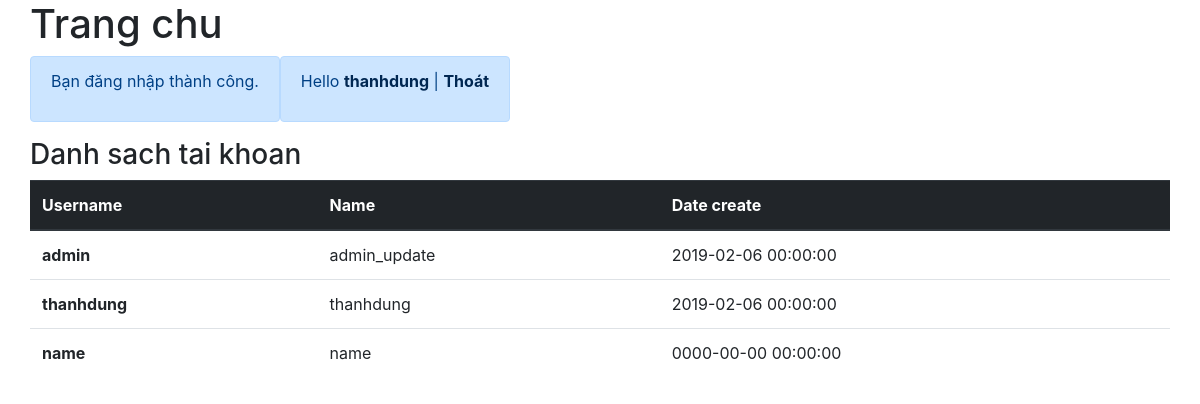
Page /index.php (signed in) on the committed database.
### tables this page shows
CREATE TABLE `users` (
  `id` int(11) NOT NULL,
  `username` varchar(255) NOT NULL,
  `password` varchar(255) NOT NULL,
  `name` varchar(255) NOT NULL,
  `joined` datetime NOT NULL,
  `group_permissions` int(11) DEFAULT '0'
);

### classes/Session.php (called while the page is built, shortened)
<?php
    class Session{
        public static function exists($name){
            return (isset($_SESSION[$name])) ? true : false;
        }
        public static function get($name){
            return $_SESSION[$name];
        }
        public static function flash($name, $string = ''){
            if(self::exists($name)){
                $session = self::get($name);
                return $session;
            }else{
                self::put($name, $string);
            }
        }
    }

### classes/Config.php (called while the page is built)
<?php
	class Config{
		public static function get($path = null){
			if ($path) {
				$config = $GLOBALS['config'];
				$path = explode('/', $path);
				foreach ($path as $value) {
					if (isset($config[$value])) {
						$config = $config[$value];
					}
				}
				return $config;
			}
		}
	}
?>

### classes/DB.php (called while the page is built, shortened)
<?php
	class DB{
		private static $_instance = null;
		private $_pdo,
				$_query,
				$_error = false,
				$_results,
				$_count = 0;
		private function __construct(){
			try{
				$this->_pdo = new PDO('mysql:host=' .Config::get('mysql/host').
										';dbname='.Config::get('mysql/db'),
													Config::get('mysql/username'),
													Config::get('mysql/password'));
			}catch(PDOException $e){
				die($e->getMessage());
			}
		}
		public static function getInstance(){
			if (!isset(self::$_instance)) {
				self::$_instance = new DB();
			}
			return self::$_instance;
		}
		public function query($sql, $params = array()){
			$this->_error = false;
			if ($this->_query = $this->_pdo->prepare($sql)) {
				$i = 1;
				if (count($params)) {
					foreach ($params as $value) {
						$this->_query->bindValue($i, $value);
						$i++;
					}
				}
				if ($this->_query->execute()) {
					$this->_results = $this->_query->fetchAll(PDO::FETCH_OBJ);
					$this->_count = $this->_query->rowCount();
				}else{
					$this->_error = true;
				}
			}
			return $this;
		}
		public function action($action, $table, $where = array()){
			if (count($where) === 3) {
				$operators = array('=', '>', '<', '>=', '<=');
				$field 		= $where[0];
				$opertor 	= $where[1];
				$value 		= $where[2];
				if (in_array($opertor, $operators)) {
					$sql = "{$action} FROM {$table} WHERE {$field} {$opertor} ?";
					if (!$this->query($sql, array($value))->error()) {
						return $this;
					}
				}
			}
			return false;
		}
		public function get($table, $where = array()){
			return $this->action('SELECT *', $table, $where);
		}
		public function hasCount(){
			return $this->_count;
		}
		public function results(){
			return $this->_results;
		}
		public function fisrt(){
			return $this->results()[0];
		}
		public function error(){
			return $this->_error;
		}
	}
?>

### classes/User.php (called while the page is built, shortened)
<?php
    class User{
        private $_db,
                $_data,
                $_sessionName,
                $_isLoggedIn;
        public function __construct($user = null){
            $this->_db = DB::getInstance();
            $this->_sessionName = Config::get('session/session_name');
            if(!$user){
                if(Session::exists($this->_sessionName)){
                    $user = Session::get($this->_sessionName);
                    if($this->find($user)){
                        $this->_isLoggedIn = true;
                    }
                }
            }else{
                $this->find($user);
            }
        }
        public function find($user = null){
            if($user){
                $field = (is_numeric($user)) ? 'id' : 'username';
                $data = $this->_db->get('users', array($field, '=', $user));
                if($data->hasCount()){
                    $this->_data = $data->fisrt();
                    return true;
                }
            }
            return false;
        }
        public function getAll(){
            return $this->_db->query('SELECT * FROM users')->results();
        }
        public function data(){
            return $this->_data;
        }
        public function isLoggedIn(){
            return $this->_isLoggedIn;
        }
    }

### functions/sanitize.php (called while the page is built)
<?php
	function escape($string){
		return htmlentities($string, ENT_QUOTES, 'UTF-8');
	}
?>

### index.php (the view, shortened to what this page needs)
<?php
    $user = new User();
?>
<!doctype html>
<html lang="en">
  <head>
    <link rel="stylesheet" href="https://maxcdn.bootstrapcdn.com/bootstrap/4.0.0/css/bootstrap.min.css">
  </head>
  <body>
    <div class="container-fluid">
        <div class="container">
            <div class="row">
                <h1>Trang chu</h1>
            </div>
            <div class="row">
                <?php if(Session::exists('login_success')) : ?>
                <div class="alert alert-primary" role="alert">
            	 <?php echo Session::flash('login_success'); ?>
                </div>
                <?php endif; ?>
                <?php if($user->isLoggedIn()) : ?>
                <div class="alert alert-primary" role="alert">
                    <p>Hello <a href="#" class="alert-link"><?php echo escape($user->data()->username); ?></a> |
                        <a href="logout.php" class="alert-link">Thoát</a>
                    </p>
                </div>
                <?php else : ?>
                <div class="alert alert-primary" role="alert">
                    <p>Bạn cần <a class="alert-link" href="login.php">đăng nhập</a> hoặc <a href="register.php" class="alert-link">đăng ký</a></p>
                </div>
                <?php endif; ?>
             </div>
             <?php if($user->isLoggedIn()) : ?>
             <div class="row">
                <h3>Danh sach tai khoan</h3>
                <table class="table table-hover">
                  <thead class="thead-dark">
                    <tr>
                      <th scope="col">Username</th>
                      <th scope="col">Name</th>
                      <th scope="col">Date create</th>
                    </tr>
                  </thead>
                  <tbody>
                  <?php
                    $user = new User();
                    $listUsers = $user->getAll();
                    foreach($listUsers as $luser) : ?>
                        <tr>
                          <th scope="row"><?php echo $luser->username; ?></th>
                          <td><?php echo $luser->name; ?></td>
                          <td><?php echo $luser->joined; ?></td>
                        </tr>
                  <?php endforeach;?>
                  </tbody>
                </table>
            </div>
            <?php endif; ?>
        </div>
    </div>
  </body>
</html>

### rows in the picture
users: username "thanhdung", name "thanhdung", joined "2019-02-06 00:00:00"
users: username "admin", name "admin_update", joined "2019-02-06 00:00:00"
users: username "name", name "name", joined "0000-00-00 00:00:00"

### other values in the picture
Session::flash('login_success') "Bạn đăng nhập thành công."
